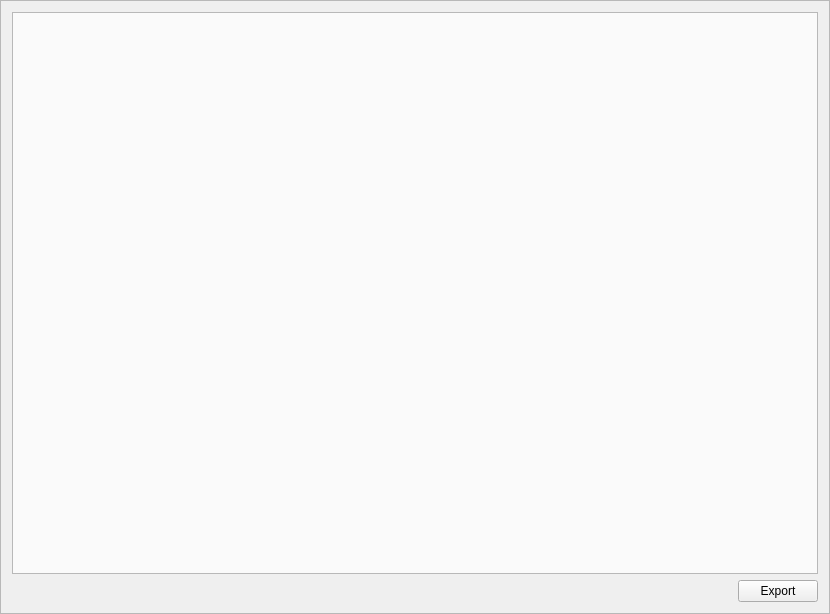
<?xml version="1.0" encoding="UTF-8"?>
<ui version="4.0">
 <class>TransactionsFrame</class>
 <widget class="QFrame" name="TransactionsFrame">
  <property name="geometry">
   <rect>
    <x>0</x>
    <y>0</y>
    <width>830</width>
    <height>614</height>
   </rect>
  </property>
  <property name="windowTitle">
   <string>Frame</string>
  </property>
  <property name="frameShape">
   <enum>QFrame::StyledPanel</enum>
  </property>
  <property name="frameShadow">
   <enum>QFrame::Raised</enum>
  </property>
  <layout class="QVBoxLayout" name="verticalLayout">
   <item>
    <widget class="QTreeView" name="m_transactionsView">
     <property name="palette">
      <palette>
       <active>
        <colorrole role="Base">
         <brush brushstyle="SolidPattern">
          <color alpha="255">
           <red>250</red>
           <green>250</green>
           <blue>250</blue>
          </color>
         </brush>
        </colorrole>
       </active>
       <inactive>
        <colorrole role="Base">
         <brush brushstyle="SolidPattern">
          <color alpha="255">
           <red>250</red>
           <green>250</green>
           <blue>250</blue>
          </color>
         </brush>
        </colorrole>
       </inactive>
       <disabled>
        <colorrole role="Base">
         <brush brushstyle="SolidPattern">
          <color alpha="255">
           <red>236</red>
           <green>236</green>
           <blue>236</blue>
          </color>
         </brush>
        </colorrole>
       </disabled>
      </palette>
     </property>
     <property name="sizeAdjustPolicy">
      <enum>QAbstractScrollArea::AdjustIgnored</enum>
     </property>
     <property name="editTriggers">
      <set>QAbstractItemView::AnyKeyPressed|QAbstractItemView::CurrentChanged|QAbstractItemView::EditKeyPressed|QAbstractItemView::SelectedClicked</set>
     </property>
     <property name="alternatingRowColors">
      <bool>true</bool>
     </property>
     <property name="rootIsDecorated">
      <bool>false</bool>
     </property>
     <property name="uniformRowHeights">
      <bool>true</bool>
     </property>
     <property name="itemsExpandable">
      <bool>false</bool>
     </property>
     <property name="sortingEnabled">
      <bool>false</bool>
     </property>
     <attribute name="headerCascadingSectionResizes">
      <bool>true</bool>
     </attribute>
     <attribute name="headerShowSortIndicator" stdset="0">
      <bool>false</bool>
     </attribute>
    </widget>
   </item>
   <item>
    <layout class="QHBoxLayout" name="horizontalLayout">
     <item>
      <spacer name="horizontalSpacer">
       <property name="orientation">
        <enum>Qt::Horizontal</enum>
       </property>
       <property name="sizeHint" stdset="0">
        <size>
         <width>40</width>
         <height>20</height>
        </size>
       </property>
      </spacer>
     </item>
     <item>
      <widget class="QPushButton" name="m_csvButton">
       <property name="text">
        <string>Export</string>
       </property>
       <property name="icon">
        <iconset resource="../../resources.qrc">
         <normaloff>:/icons/export</normaloff>:/icons/export</iconset>
       </property>
      </widget>
     </item>
    </layout>
   </item>
  </layout>
 </widget>
 <resources>
  <include location="../../resources.qrc"/>
  <include location="../../resources.qrc"/>
 </resources>
 <connections>
  <connection>
   <sender>m_csvButton</sender>
   <signal>clicked()</signal>
   <receiver>TransactionsFrame</receiver>
   <slot>exportToCsv()</slot>
   <hints>
    <hint type="sourcelabel">
     <x>761</x>
     <y>587</y>
    </hint>
    <hint type="destinationlabel">
     <x>414</x>
     <y>306</y>
    </hint>
   </hints>
  </connection>
  <connection>
   <sender>m_transactionsView</sender>
   <signal>doubleClicked(QModelIndex)</signal>
   <receiver>TransactionsFrame</receiver>
   <slot>showTransactionDetails(QModelIndex)</slot>
   <hints>
    <hint type="sourcelabel">
     <x>414</x>
     <y>287</y>
    </hint>
    <hint type="destinationlabel">
     <x>414</x>
     <y>306</y>
    </hint>
   </hints>
  </connection>
 </connections>
 <slots>
  <slot>exportToCsv()</slot>
  <slot>showTransactionDetails(QModelIndex)</slot>
 </slots>
</ui>
